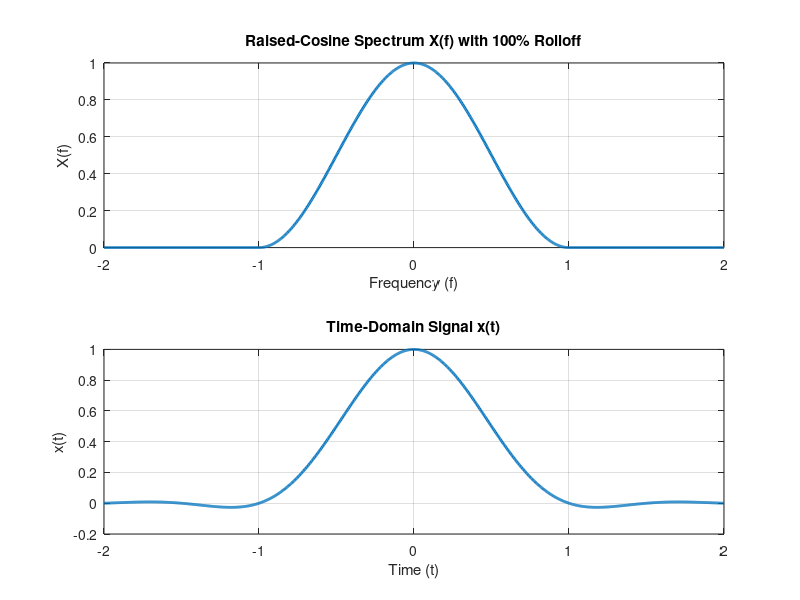

The MATLAB source for this figure:
%%%% Problem Set I
%%%% Q2

% Jaeho Cho, Sep 23

clc; clear; close all;

%% (f) Plot X(f) and x(t)

A = 1;
W = 1;

f = linspace(-2*W, 2*W, 1000);
X_f = (A / (2 * W)) * (1 + cos(pi * f / W)) .* (abs(f) <= (2*W)/2);

figure;
subplot(2, 1, 1);
plot(f, X_f, 'LineWidth', 2);
xlabel('Frequency (f)');
ylabel('X(f)');
title('Raised-Cosine Spectrum X(f) with 100% Rolloff');
grid on;

T = 1/(2*W);
t = linspace(-4*T, 4*T, 1000);

x_t = A * (sinc(t/T) + 0.5 * (sinc((1/T)*(t - T)) + sinc((1/T)*(t + T))));

subplot(2, 1, 2);
plot(t, x_t, 'LineWidth', 2);
xlabel('Time (t)');
ylabel('x(t)');
title('Time-Domain Signal x(t)');
grid on;